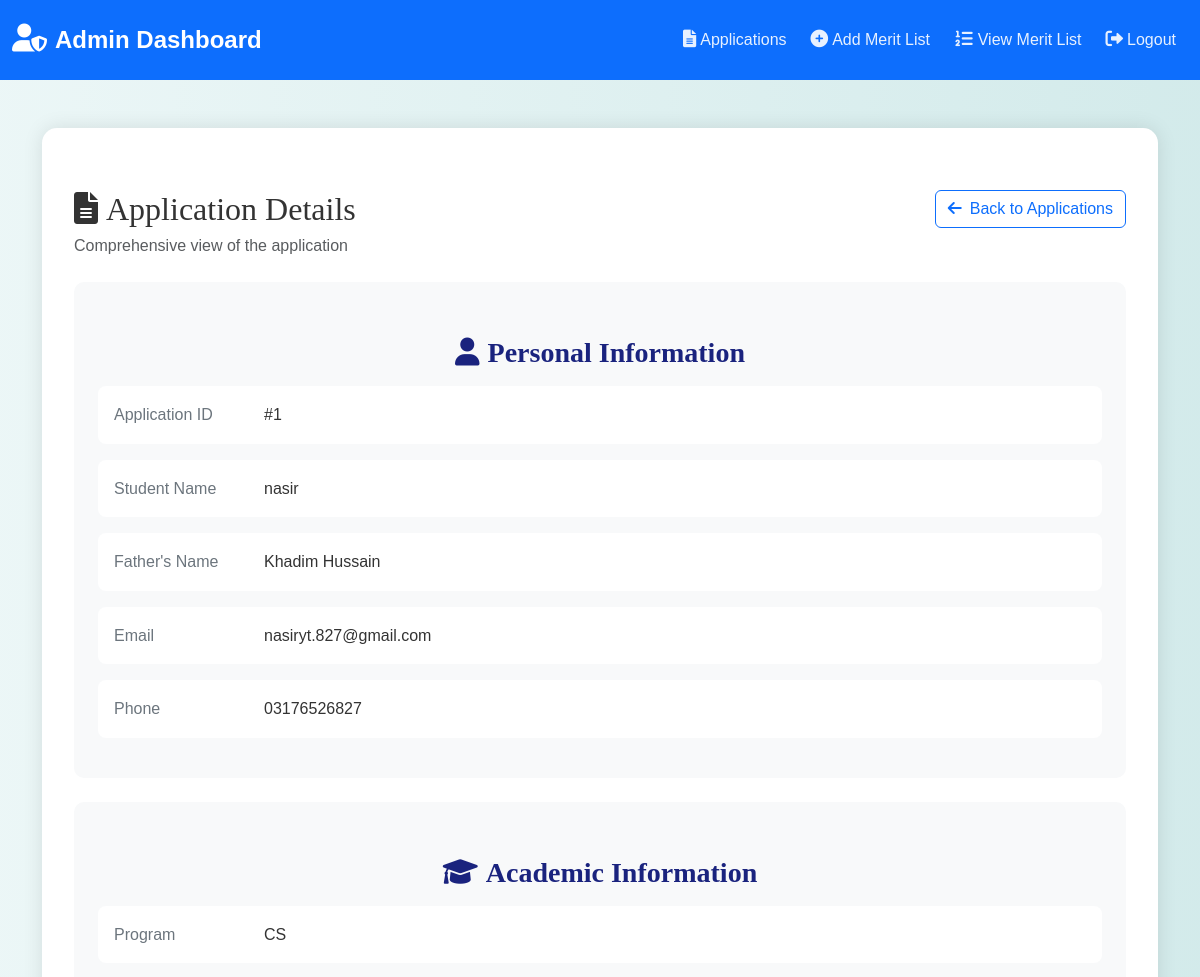
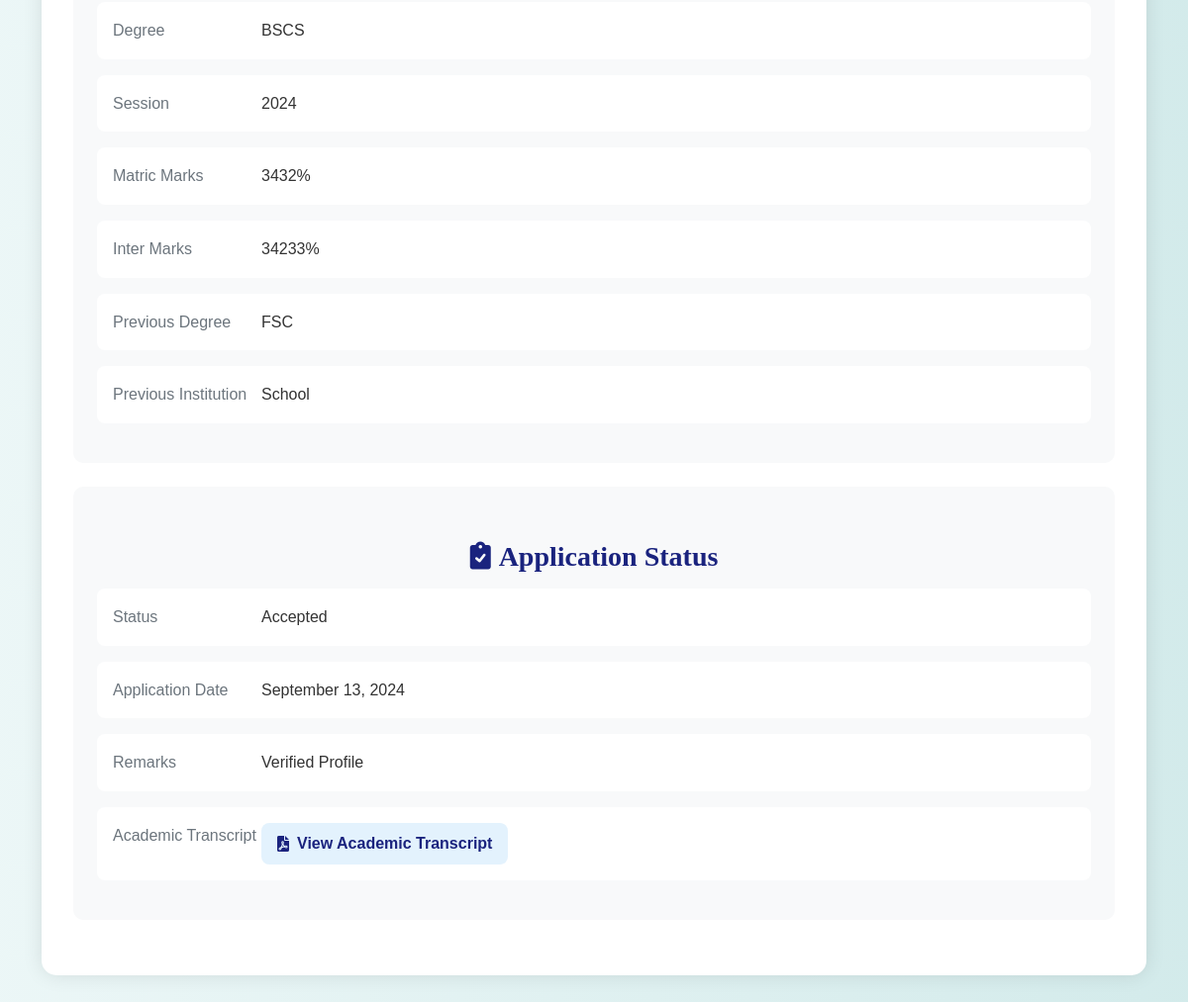
Page /admin/view_details.php?id=1 (signed in) on the committed database (2 pictures, top to bottom).
### tables this page shows
CREATE TABLE `application` (
  `id` int(11) NOT NULL,
  `user_id` int(11) NOT NULL,
  `student_name` varchar(50) NOT NULL,
  `father_name` varchar(50) NOT NULL,
  `email` varchar(100) NOT NULL,
  `phone` varchar(20) NOT NULL,
  `program` varchar(50) NOT NULL,
  `degree` varchar(50) NOT NULL,
  `session` varchar(20) NOT NULL,
  `application_date` date NOT NULL,
  `status` varchar(20) NOT NULL DEFAULT 'submitted',
  `remarks` text DEFAULT NULL,
  `matric_marks` float DEFAULT NULL,
  `inter_marks` float DEFAULT NULL,
  `academic_transcript` varchar(255) DEFAULT NULL,
  `previous_degree` varchar(50) DEFAULT NULL,
  `previous_institution` varchar(100) DEFAULT NULL
);

### admin/view_details.php (the view, shortened to what this page needs)
<?php
include('config.php');
$application_id = $_GET["id"];
$sql = "SELECT * FROM application WHERE id = '$application_id'";
$result = mysqli_query($conn, $sql);
$row = mysqli_fetch_assoc($result);
?>
<!DOCTYPE html>
<html>
<head>
    <link href="https://cdn.jsdelivr.net/npm/bootstrap@5.3.0/dist/css/bootstrap.min.css" rel="stylesheet">
    <link href="https://cdnjs.cloudflare.com/ajax/libs/font-awesome/6.0.0/css/all.min.css" rel="stylesheet">
    <link rel="stylesheet" href="../css/style.css">
</head>
<body class="bg-light">
<?php include('admin_navbar.php'); ?>
<div class="container py-5">
    <div class="details-container">
        <div class="d-flex justify-content-between align-items-center mb-4">
            <div>
                <h2 class="mb-1"><i class="fas fa-file-alt me-2"></i>Application Details</h2>
                <p class="text-muted mb-0">Comprehensive view of the application</p>
            </div>
            <a href="view_applications.php" class="btn btn-outline-primary">
                <i class="fas fa-arrow-left me-2"></i>Back to Applications
            </a>
        </div>
        <div class="info-section">
            <h3 class="info-header"><i class="fas fa-user me-2"></i>Personal Information</h3>
            <div class="info-item">
                <div class="info-label">Application ID</div>
                <div class="info-value">#<?php echo $row["id"]; ?></div>
            </div>
            <div class="info-item">
                <div class="info-label">Student Name</div>
                <div class="info-value"><?php echo $row["student_name"]; ?></div>
            </div>
            <div class="info-item">
                <div class="info-label">Father's Name</div>
                <div class="info-value"><?php echo $row["father_name"]; ?></div>
            </div>
            <div class="info-item">
                <div class="info-label">Email</div>
                <div class="info-value"><?php echo $row["email"]; ?></div>
            </div>
            <div class="info-item">
                <div class="info-label">Phone</div>
                <div class="info-value"><?php echo $row["phone"]; ?></div>
            </div>
        </div>
        <div class="info-section">
            <h3 class="info-header"><i class="fas fa-graduation-cap me-2"></i>Academic Information</h3>
            <div class="info-item">
                <div class="info-label">Program</div>
                <div class="info-value"><?php echo $row["program"]; ?></div>
            </div>
            <div class="info-item">
                <div class="info-label">Degree</div>
                <div class="info-value"><?php echo $row["degree"]; ?></div>
            </div>
            <div class="info-item">
                <div class="info-label">Session</div>
                <div class="info-value"><?php echo $row["session"]; ?></div>
            </div>
            <div class="info-item">
                <div class="info-label">Matric Marks</div>
                <div class="info-value"><?php echo $row["matric_marks"]; ?>%</div>
            </div>
            <div class="info-item">
                <div class="info-label">Inter Marks</div>
                <div class="info-value"><?php echo $row["inter_marks"]; ?>%</div>
            </div>
            <div class="info-item">
                <div class="info-label">Previous Degree</div>
                <div class="info-value"><?php echo $row["previous_degree"]; ?></div>
            </div>
            <div class="info-item">
                <div class="info-label">Previous Institution</div>
                <div class="info-value"><?php echo $row["previous_institution"]; ?></div>
            </div>
        </div>
        <div class="info-section">
            <h3 class="info-header"><i class="fas fa-clipboard-check me-2"></i>Application Status</h3>
            <div class="info-item">
                <div class="info-label">Status</div>
                <div class="info-value">
                    <?php
                    $statusClass = '';
                    switch(strtolower($row["status"])) {
                        case 'accepted': $statusClass = 'status-accepted'; break;
                    }
                    ?>
                    <span class="status-badge <?php echo $statusClass; ?>">
                        <?php echo ucfirst($row["status"]); ?>
                    </span>
                </div>
            </div>
            <div class="info-item">
                <div class="info-label">Application Date</div>
                <div class="info-value"><?php echo date('F j, Y', strtotime($row["application_date"])); ?></div>
            </div>
            <div class="info-item">
                <div class="info-label">Remarks</div>
                <div class="info-value"><?php echo $row["remarks"]; ?></div>
            </div>
            <div class="info-item">
                <div class="info-label">Academic Transcript</div>
                <div class="info-value">
                    <a href="../transcript_files/<?php echo $row["academic_transcript"]; ?>"
                       target="_blank"
                       class="transcript-link">
                        <i class="fas fa-file-pdf me-2"></i>
                        View Academic Transcript
                    </a>
                </div>
            </div>
        </div>
    </div>
</div>
</body>
</html>

### admin/admin_navbar.php (shortened to what this page needs)
<nav class="navbar navbar-expand-lg navbar-dark bg-primary">
  <div class="container-fluid">
    <a class="navbar-brand" href="admin_dashboard.php">
      <i class="fas fa-user-shield me-2"></i>Admin Dashboard
    </a>
    <div class="collapse navbar-collapse" id="navbarNav">
      <ul class="navbar-nav ms-auto">
        <li class="nav-item">
          <a class="nav-link" href="view_applications.php">
            <i class="fas fa-file-alt me-1"></i>Applications
          </a>
        </li>
        <li class="nav-item">
          <a class="nav-link" href="add_merit.php">
            <i class="fas fa-plus-circle me-1"></i>Add Merit List
          </a>
        </li>
        <li class="nav-item">
          <a class="nav-link" href="view_merit.php">
            <i class="fas fa-list-ol me-1"></i>View Merit List
          </a>
        </li>
        <li class="nav-item">
          <a class="nav-link" href="logout.php">
            <i class="fas fa-sign-out-alt me-1"></i>Logout
          </a>
        </li>
      </ul>
    </div>
  </div>
</nav>

### css/style.css (style rules this page uses)
body { background: linear-gradient(90deg, rgba(233, 246, 246, 0.831), rgba(207, 233, 233, 0.9)); font-family: 'Arial', sans-serif; color: #333; line-height: 1.6; }
.navbar { padding: 1rem 0; transition: all 0.3s ease; }
.navbar-brand { font-size: 1.5rem; font-weight: 700; color: #ffffff !important; transition: transform 0.3s ease; }
.navbar-brand i { font-size: 1.75rem; margin-right: 0.5rem; }
.navbar-nav .nav-link { color: rgba(255, 255, 255, 0.9) !important; font-weight: 500; padding: 0.5rem 1rem; position: relative; transition: all 0.3s ease; }
.navbar-nav .nav-link i { font-size: 1.1rem; margin-right: 0.5rem; transition: transform 0.3s ease; }
.nav-item { position: relative; margin: 0 0.25rem; }
.nav-item::after { content: ''; position: absolute; width: 0; height: 2px; bottom: 0; left: 50%; background-color: #ffffff; transition: all 0.3s ease; transform: translateX(-50%); opacity: 0; }
h1, h2, h3, h4 { text-align: center; margin-top: 30px; margin-bottom: 30px; font-family: 'Georgia', serif; }
.container { margin-bottom: 40px; }
a { color: #006666; text-decoration: none; font-weight: bold; }

### admin/view_details.php (style rules this page uses)
.details-container { background: white; border-radius: 15px; box-shadow: 0 0 20px rgba(0,0,0,0.1); padding: 2rem; }
.info-section { background: #f8f9fa; border-radius: 10px; padding: 1.5rem; margin-bottom: 1.5rem; }
.info-header { color: #1a237e; font-weight: 600; margin-bottom: 1rem; }
.info-item { display: flex; margin-bottom: 1rem; padding: 1rem; background: white; border-radius: 8px; transition: transform 0.2s ease; }
.info-label { min-width: 150px; font-weight: 500; color: #6c757d; }
.info-value { flex: 1; }
.transcript-link { display: inline-flex; align-items: center; padding: 0.5rem 1rem; background: #e3f2fd; color: #1a237e; border-radius: 8px; text-decoration: none; transition: all 0.3s ease; }

### rows in the picture
application: id "1", student_name "nasir", father_name "Khadim Hussain", email "nasiryt.827@gmail.com", phone "03176526827", program "CS", degree "BSCS", session "2024", matric_marks "3432", inter_marks "34233", previous_degree "FSC", previous_institution "School", status "Accepted", application_date "September 13, 2024", remarks "Verified Profile"
